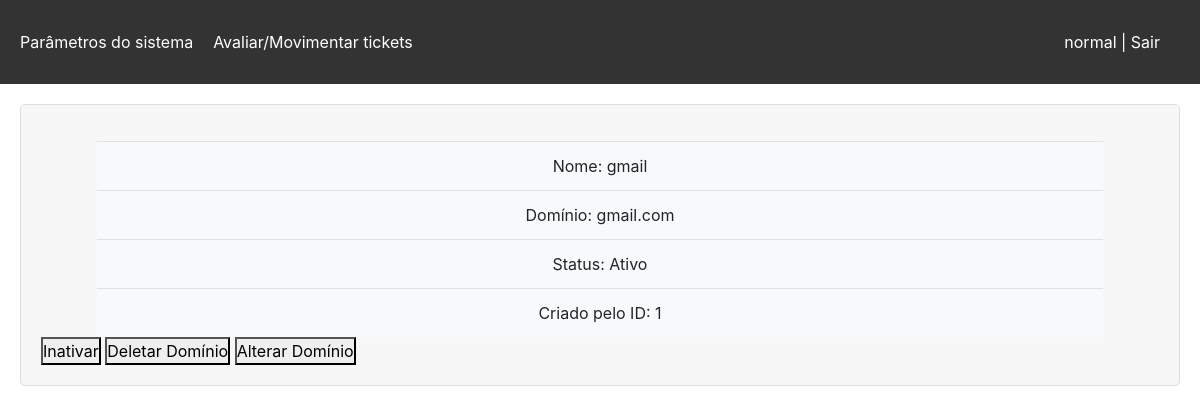
The page /domainId.php?id=1 (signed in) on the database its author committed.
### tables this page shows
CREATE TABLE `domains` (
  `id` int NOT NULL AUTO_INCREMENT,
  `name` varchar(255) NOT NULL,
  `domain` varchar(255) NOT NULL,
  `status` enum('Ativo','Inativo') NOT NULL,
  `created_by` int NOT NULL,
  `created_at` timestamp NULL DEFAULT CURRENT_TIMESTAMP,
  `updated_at` timestamp NULL DEFAULT CURRENT_TIMESTAMP ON UPDATE CURRENT_TIMESTAMP,
  PRIMARY KEY (`id`)
);

### app/Db/Database.php (called while the page is built, shortened)
<?php
class Database{
  private $table;
  private $connection;
  public function __construct($table = null){
    $this->table = $table;
  }
  private function setConnection(){
    try{
      $this->connection = new PDO('mysql:host='.self::HOST.';dbname='.self::NAME,self::USER,self::PASS);
      $this->connection->setAttribute(PDO::ATTR_ERRMODE,PDO::ERRMODE_EXCEPTION);
    }catch(PDOException $e){
      die('ERROR: '.$e->getMessage());
    }
  }
  public function execute($query,$params = []){
    try{
      $statement = $this->connection->prepare($query);
      $statement->execute($params);
      return $statement;
    }catch(PDOException $e){
      die('ERROR: '.$e->getMessage());
    }
  }
  public function select($where = null, $order = null, $limit = null, $fields = '*'){
    $where = !empty($where) ? 'WHERE '.$where : '';
    $order = !empty($order) ? 'ORDER BY '.$order : '';
    $limit = !empty($limit) ? 'LIMIT '.$limit : '';
    $query = 'SELECT '.$fields.' FROM '.$this->table.' '.$where.' '.$order.' '.$limit;
    $result = $this->execute($query);
    $data = $result->fetchAll(PDO::FETCH_ASSOC);
    return $data;
  }
}

### app/Entity/Domain.php (called while the page is built, shortened)
<?php
class Domain
{
    public $id;
    public function getDomainsById()
    {
        $obDatabase = new Database('domains');
        $where = "id = '{$this->id}'";
        $data = $obDatabase->select($where);
        return $data[0];
    }
}

### domainId.php (the view, shortened to what this page needs)
<?php
$id = $_GET['id'];
$domainInfo = new Domain();
$domainInfo->id = $id;
$domainData = $domainInfo->getDomainsById();
include __DIR__ . '/includes/header.php';
?>
<main>
    <section>
        <table class="table bg-light mt-3 table-center">
            <tbody>
                <tr>
                    <td>Nome: <?= $domainData['name'] ?></td>
                </tr>
                <tr>
                    <td>Domínio: <?= $domainData['domain'] ?></td>
                </tr>
                <tr>
                    <td>Status: <?= $domainData['status'] ?></td>
                </tr>
                <tr>
                    <td>Criado pelo ID: <?= $domainData['created_by'] ?></td>
                </tr>
            </tbody>
        </table>
        <div class="button-container">
            <?php
            if ($domainData['status'] == 'Ativo') {
                echo '<button id="statusButton" class="status-button" data-protocol="' . $domainData['id'] . '">Inativar</button>';
            }else{
                echo '<button id="statusButton" class="status-button" data-protocol="' . $domainData['id'] . '">Ativar</button>';
            }
            ?>
            <button id="deleteButton" class="deletar-button">Deletar Domínio</button>
            <button id="editButton" class="alterar-button">Alterar Domínio</button>
        </div>
    </section>
</main>
<?php
include __DIR__ . '/includes/footer.php';
?>

### includes/header.php (style rules this page uses)
* { margin: 0; padding: 0; }
.table-center { margin: 0 auto; width: 90%; text-align: center; }

### domainId.php (style rules this page uses)
main { margin: 20px; padding: 20px; background-color: #f7f7f7; border: 1px solid #ddd; border-radius: 5px; }

### rows shown on the page
domains: name "gmail", domain "gmail.com", status "Ativo", created_by "1"

### other values the page prints
$_SESSION['name_usuario'] "normal"
